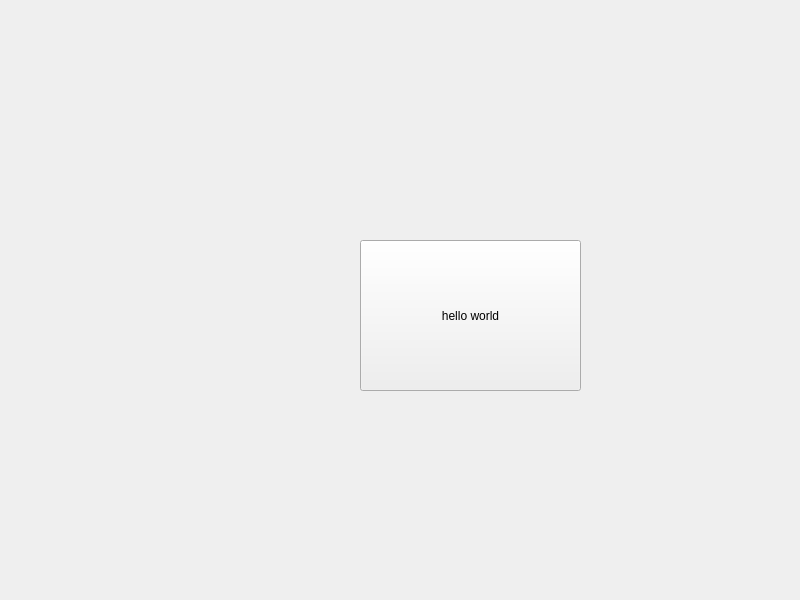
<?xml version="1.0" encoding="UTF-8"?>
<ui version="4.0">
 <class>Widget</class>
 <widget class="QWidget" name="Widget">
  <property name="geometry">
   <rect>
    <x>0</x>
    <y>0</y>
    <width>800</width>
    <height>600</height>
   </rect>
  </property>
  <property name="windowTitle">
   <string>Widget</string>
  </property>
  <widget class="QPushButton" name="pushButton">
   <property name="geometry">
    <rect>
     <x>360</x>
     <y>240</y>
     <width>221</width>
     <height>151</height>
    </rect>
   </property>
   <property name="text">
    <string>hello world</string>
   </property>
  </widget>
 </widget>
 <resources/>
 <connections/>
</ui>
